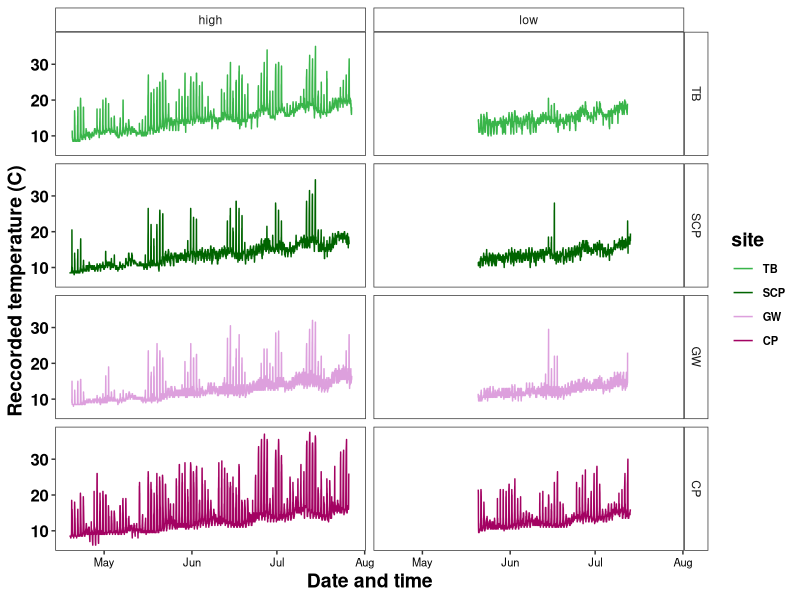
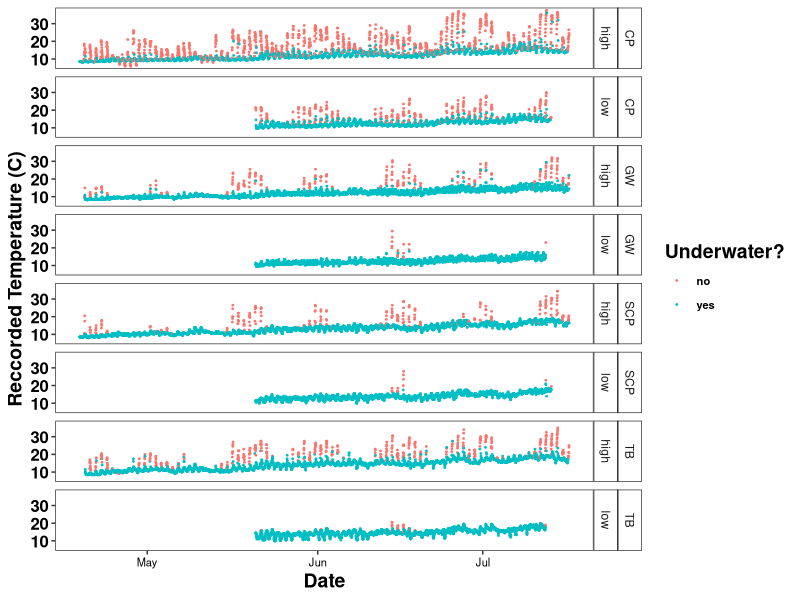
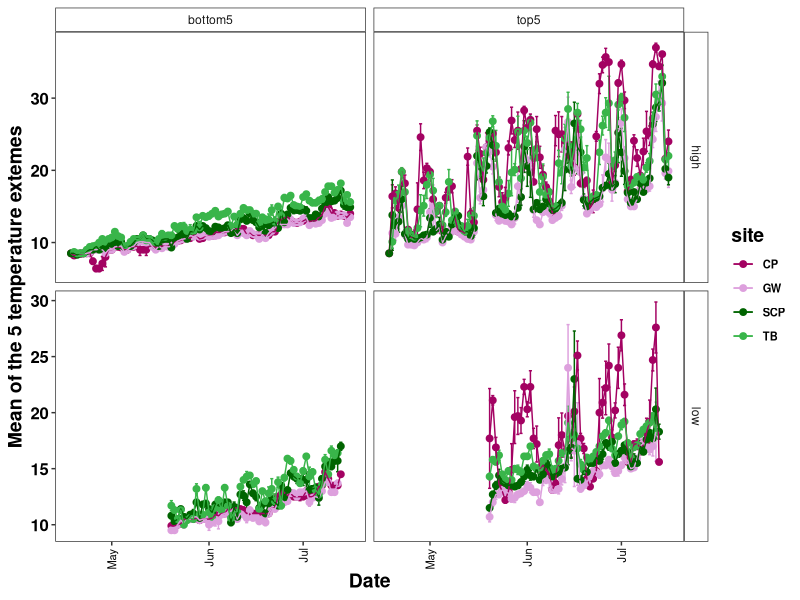
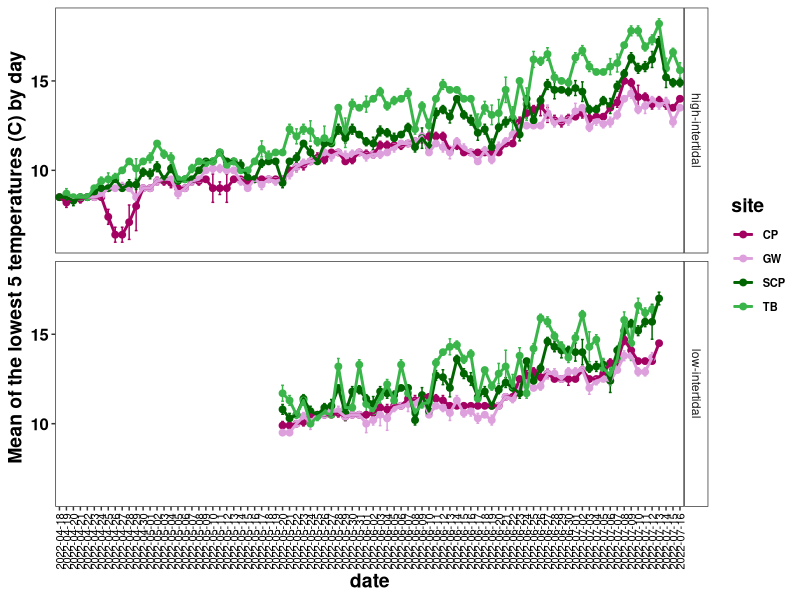
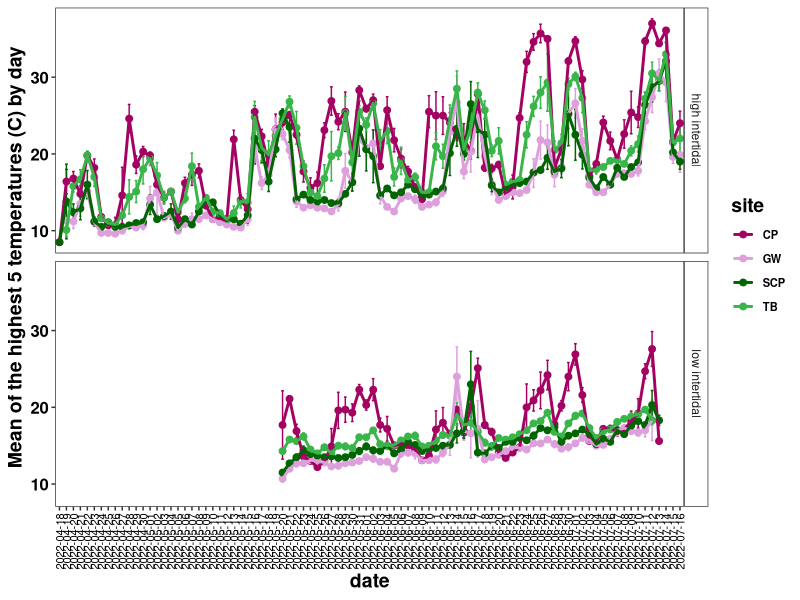
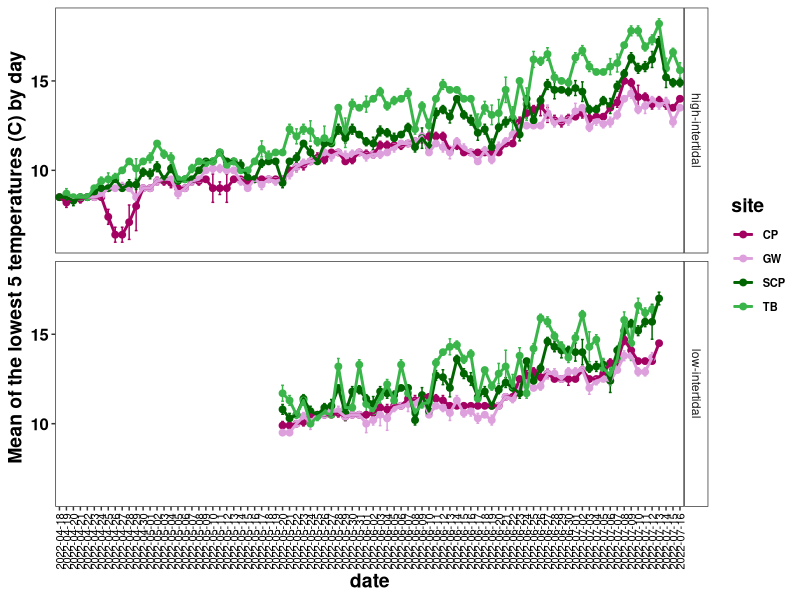
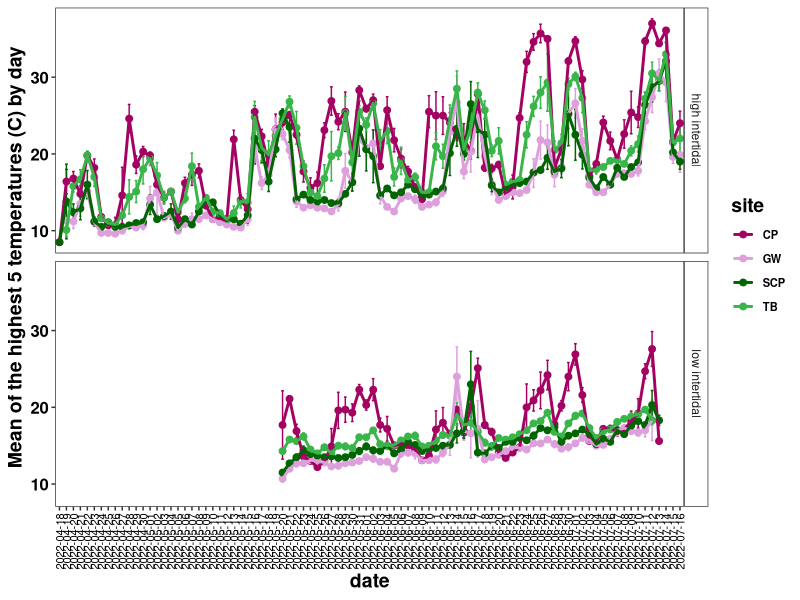

Write the R code that produced these figures, in order. (Note: this script raises an error after producing the figures.)
##### SET UP #####

## load packages
library(plyr)
library(tidyverse)
library(lubridate)
library(sandwich)
library(car)
library(plyr)
library(MASS)
library(nlme)
library(ggplot2)+theme_set(theme_bw()+
                             theme(panel.grid = element_blank(),
                                   strip.background = element_rect(fill="white"),
                                   axis.text.y = element_text(colour = "black", size = 12, face = "bold"),
                                   axis.text.x = element_text(colour = "black", size = 8),
                                   legend.text = element_text(size = 8, face ="bold", colour ="black"),
                                   legend.position = "right", axis.title.y = element_text(face = "bold", size = 14),
                                   axis.title.x = element_text(face = "bold", size = 14, colour = "black"),
                                   legend.title = element_text(size = 14, colour = "black", face = "bold"),
                                   legend.key=element_blank()))
  
## read in data
tempdata =read.csv("2022_temp_logger_data.csv")
logger_elevation = read.csv("logger_elevation.csv")
tide_obs = read.csv("gov_canada_tide_observations.csv")

## make color vector for site
site.colors = c("#39B54A", "darkgreen", "plum", "#A30262")


##### FORMAT THE TEMPERATURE LOGGER DATA #####
## remove bad data (before deployment temps and first 12h outside)
tempdata = subset(tempdata, tempdata$keep=="yes")

## set variable format
tempdata$datetime.utc = as.POSIXct(tempdata$datetime.utc, format="%Y-%m-%d %H:%M")
tempdata$datetime.pdt = as.POSIXct(tempdata$datetime.pdt, format="%Y-%m-%d %H:%M")
tempdata$temp = as.numeric(tempdata$temp)

## split columns
tempdata = separate(data = tempdata, 
                         col = site, 
                         into = c("site","position"), 
                         sep = "-")

## rename sites
site_id <- c(gw="GW", cp="CP", tb="TB", scp="SCP")
tempdata$site <- as.character(site_id[tempdata$site])

## order the sites
tempdata$site = factor(tempdata$site, levels=c("TB","SCP","GW","CP"))



##### FORMAT THE TIDE DATA #####
## rename observations columns
names(tide_obs)[names(tide_obs)=="observations(m)"]<-"tide_height_m"

## split the dates column
tide_obs = tide_obs %>%
  separate(col=Date,
           sep=" ",
           into=c("date", "time", "timezone"))

## get date and time together to make datetime colums
tide_obs$datetime.pdt = paste(tide_obs$date,tide_obs$time)

## format datetime 
tide_obs$datetime.pdt = as.POSIXct(tide_obs$datetime.pdt, format="%Y-%m-%d %H:%M")

##### PLOT THE TEMPERATURE DATA #####
## temp data all separate
ggplot(tempdata, aes(x=datetime.pdt, y=temp, color=site))+
  geom_line(cex=0.5)+
  ylab("Reccorded temperature (C)")+
  xlab("Date and time")+
  facet_grid(site~position)+
  scale_color_manual(values=site.colors)



##### MERGE THE DATAFRAMES TOGETHER AND ADD UNDERWATER VARIABLE  ######
## merge
full_tide = full_join(tempdata, tide_obs)
                  
full_tide = full_join(full_tide, logger_elevation)


## add underwater variable
full_tide$underwater <- if_else(full_tide$elevation_m < full_tide$tide_height_m, "yes", "no")

##### PLOT THE LOGGER TEMPERATURE BY UNDER/ABOVE WATER #####
full_tide=na.omit(full_tide)

## temp data all separate
ggplot(full_tide, aes(x=datetime.pdt, y=temp, color=underwater))+
  geom_point(cex=0.3)+
  facet_grid(site+position~.)+
  labs(x="Date", y="Reccorded Temperature (C)", color="Underwater?")


##### ARE THE SITES DIFFERENT TEMPERATURES? #####

lm.temp = lm(temp~site*position*datetime.pdt*underwater, data=full_tide)
summary(lm.temp) ## GW and CP water colder than SCP and TB

##### SELECT THE TOP 5 WARMEST AND COLDEST MEASURE FOR EVERY SITE AND DAY #####

## make groups
full_tide$daygroups = paste0(full_tide$site, full_tide$position, full_tide$date)
#write.csv(full_tide, paste0(path,"temp_profile_dataframe.csv"))

## get list of groups
groups = c(unique(full_tide$daygroups))

## get temp extremes
## sort data by relative abundance
sorted = full_tide[order(-full_tide$temp),]

## make empty dataframe to store data
temp.df = NULL


## start loop
for(i in groups) {
  for(j in i) {
    ## subset dataframe by samples
    sample = subset(sorted, sorted$daygroup %in% c(j))
    
    ## get top 10 warmest temps
    top = sample[c(1:5),]
    
    ## get top 10 coldest temps
    coldest = nrow(sample)
    start.b5 = coldest - 4
    
    bottom = sample[c(start.b5:coldest),]
    
    ## save list of top  abundance taxa
    t.tmp <- top
    b.tmp <- bottom
    
    ## add top of bottom indicator
    t.tmp$place = "top5"
    b.tmp$place = "bottom5"
    
    ## combine both top and bottom dfs
    new.temps = merge(t.tmp, b.tmp, all=TRUE)
    
    ## add group indicator
    new.temps$group = j
    
    ## bind with temporary dataframe
    temp.df <- rbind.fill(temp.df, new.temps)
    
    ## close loop 
  }
}


##### calculate the mean +/- SD for each group
temps.grouped = ddply(temp.df, c("site","position","date", "place"), 
                        summarise,
                        N.temp = length(temp), ## sample size
                        mean.temp = mean(temp), ## mean
                        sd.temp = sd(temp))%>% ## standard deviation) %>%
  mutate(se.temp = sd.temp/sqrt(N.temp), ## standard error
         lci.temp = mean.temp - sd.temp, ## lower bound of 95% confidence interval
         uci.temp = mean.temp + sd.temp) ## upper bound of 95% confidence interval



##### MAKE DOT PLOT WITH TOP AND BOTTOM TEMPS BY DAY BY SITE #####
## plot mean water temps by date
ggplot(temps.grouped, aes(x=as.Date(date), y=mean.temp, colour=site))+ 
  geom_errorbar(aes(ymin=lci.temp, ymax=uci.temp), width=1) +
  geom_point(cex=2)+
  geom_line()+
  facet_grid(position~place, scales = "free")+
  scale_color_manual(values=c("#A30262", "plum", "darkgreen","#39B54A"))+
  theme(axis.text.x = element_text(angle = 90, vjust = 0.5, hjust=1))+
  labs(x="Date", y="Mean of the 5 temperature extemes")

## only plot lower temps
bottoms = subset(temps.grouped, temps.grouped$place=="bottom5")
ggplot(bottoms, aes(x=date, y=mean.temp, colour=site, group = site))+ 
  geom_errorbar(aes(ymin=lci.temp, ymax=uci.temp), width=0.4) +
  geom_point(cex=2)+
  geom_line(linewidth=1)+
  facet_grid(paste0(position, "-intertidal")~.)+
  scale_color_manual(values=c("#A30262", "plum", "darkgreen","#39B54A"))+
  theme(axis.text.x = element_text(angle = 90, vjust = 0.5, hjust=1))+
  labs(y="Mean of the lowest 5 temperatures (C) by day")
ggsave(filename = ("mean_bottom5_temps_site.pdf"), width=17, height=8, units="in", path=path)

tops = subset(temps.grouped, temps.grouped$place=="top5")
ggplot(tops, aes(x=date, y=mean.temp, colour=site, group = site))+ 
  geom_errorbar(aes(ymin=lci.temp, ymax=uci.temp), width=0.4) +
  geom_point(cex=2)+
  geom_line(linewidth=1)+
  facet_grid(paste0(position, " intertidal")~.)+
  scale_color_manual(values=c("#A30262", "plum", "darkgreen","#39B54A"))+
  theme(axis.text.x = element_text(angle = 90, vjust = 0.5, hjust=1))+
  labs(y="Mean of the highest 5 temperatures (C) by day")
ggsave(filename = ("mean_top5_temps_site.pdf"), width=17, height=8, units="in", path=path)



##### LINEAR REGRESSION MODEL #####
temp.df = temp.df %>% separate(col=date, into=c("year","month","day"), sep="-")

top5 = subset(temp.df, temp.df$place=="top5")

mod2 = lm(as.numeric(temp)~position*site, data=top5)
summary(mod2)
capture.output(summary(mod2),file=paste0(path,"lm_top5_temps_site.txt"))



bottom5 =subset(temp.df, temp.df$place=="bottom5")

mod2 = lm(as.numeric(temp)~position*site, data=bottom5)
summary(mod2)
capture.output(summary(mod2),file=paste0(path,"lm_bottom5_temps_site.txt"))
